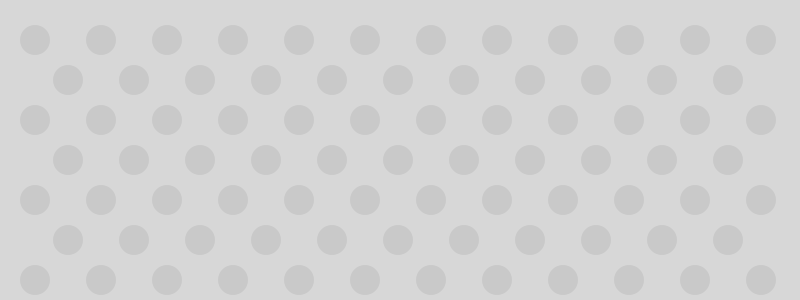
Frame 1 (no input)
Frame 2 (the mouse pressed at the canvas centre, redrawn once): identical to frame 1, image omitted

The Processing sketch that drew this single still picture (run headless with seeded random() and noise(); the mouse was pressed at the canvas centre and the sketch redrawn once):

// Processing sketch: PV011_macProGrid
// ── PV011_macProGrid.pde
// draws a grid of dots ... still to finish
//
// inspired by the design of the front grid of Mac Pro (2019 model)

void setup() {
  size(800, 300);
  noLoop();
}

void draw() {
  background(215);
  
  drawGridOfDots();
}

// variable spacing
int drawRowOfDots(final int x0, final int dotsDiam, final int nDots, final int y) {
  final color dotsColor = 0; // black color
  final int lateralSpacing = 20;
  //final int dotsSpacing = 20;
  //final int slotSize = dotsDiam + dotsSpacing; // a slot goes from the center of a dot to the center of the next dot
  final int slotSize = (width - 2*x0 - 2*lateralSpacing - dotsDiam)/(nDots - 1);
  //final int dotsSpacing = slotSize - dotsDiam;

  //final int nSpaces = nSlots;
  //final int nDotsPerRow = nSlots;
  //final int verticalSpacing = lateralSpacing;
  //final int y = verticalSpacing + dotsDiam/2;
  
  noStroke();
  fill(dotsColor, 17);
  for (int i = 0; i < nDots; i++) {
    ellipse(x0 + lateralSpacing + i*(slotSize) + dotsDiam/2, y, dotsDiam, dotsDiam);
  }
  
  return slotSize;
}

void drawGridOfDots() {
  int slotSize;
  final int verticalSpacing = 40;
  final int topSpacing = 40;
  for (int i = 0; i < 10; i++) {
    slotSize = drawRowOfDots(0, 30, 12, topSpacing + (i++)*verticalSpacing);
    drawRowOfDots(slotSize/2, 30, 11, topSpacing + i*verticalSpacing);
  }
}

// fixed spacing and dots diam
//void drawRowOfDots(final int dotsDiam, final int y) {
//  final color dotsColor = 0; // black color
//  final int lateralSpacing = 20;
//  final int dotsSpacing = 20;
//  final int slotSize = dotsDiam + dotsSpacing; // a slot goes from the center of a dot to the center of the next dot
//  final int nSlots = (width - 2*lateralSpacing - dotsDiam)/(slotSize);
//  final int nSpaces = nSlots;
//  final int nDotsPerRow = nSlots;
//  //final int verticalSpacing = lateralSpacing;
//  //final int y = verticalSpacing + dotsDiam/2;
  
//  noStroke();
//  fill(dotsColor);
//  for (int i = 0; i < nDotsPerRow; i++) {
//    ellipse(lateralSpacing + i*(slotSize) + dotsDiam/2, y, dotsDiam, dotsDiam);
//  }
//}
